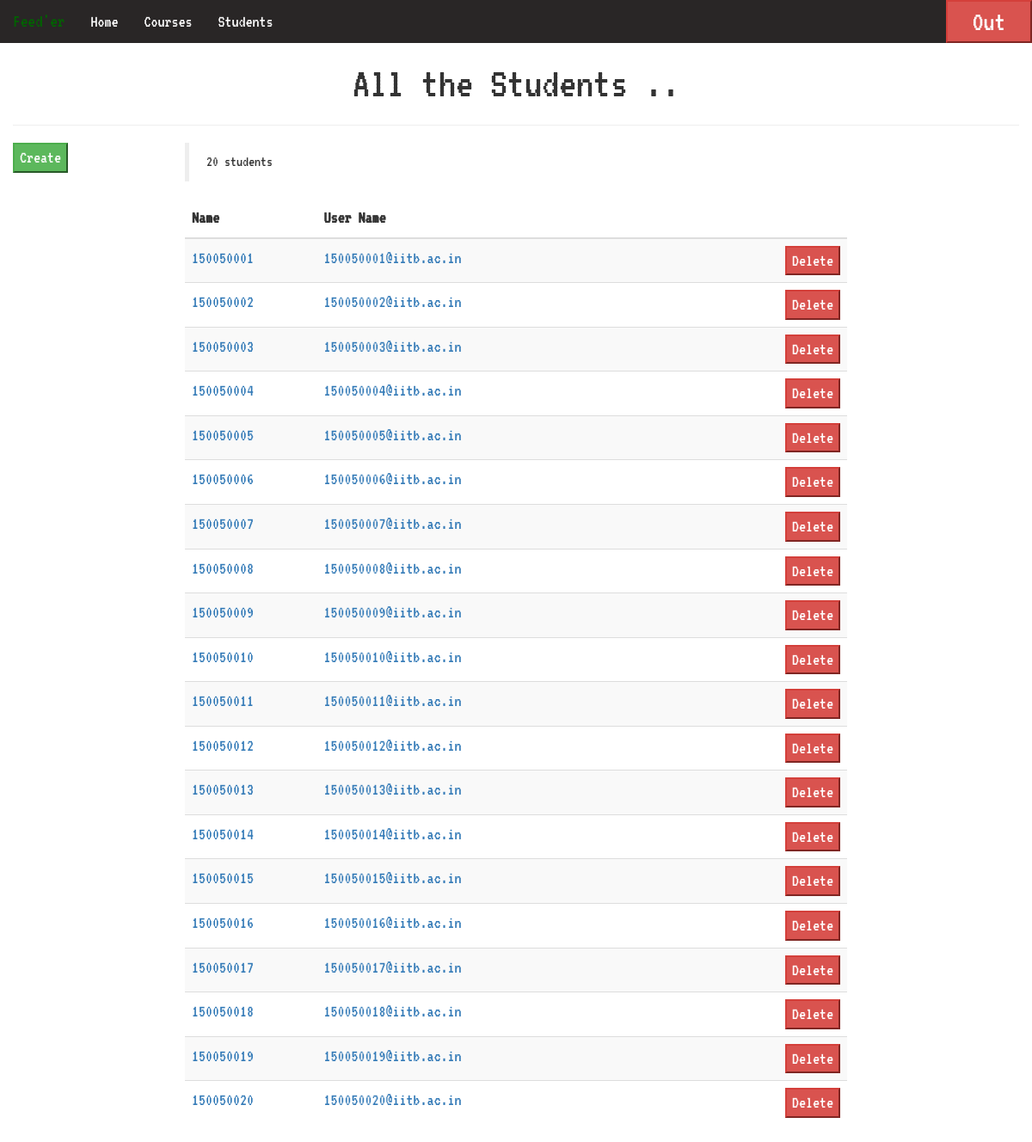
The app's page /special_admin/students/ (signed in) with its own data.
### special_admin/models.py (models this page shows, shortened)
class Student(models.Model):
    name = models.CharField(max_length=50)
    user_name = models.EmailField(max_length=30)
    password = models.CharField(max_length=20)
    courses = models.ManyToManyField('Course')

### special_admin/views.py (the view)
def students(request):
    if request.method == 'POST':
        if 'delete' in request.POST:
            delete_student = get_object_or_404(Student, pk=request.POST['delete'])
            delete_student.delete()
            all_students = Student.objects.all()
            return render(request, 'special_admin/student_crud/students.html', {'all_students': all_students})
    elif request.method == 'GET':
        if request.session.get(sk.special_admin_logged, False):
            all_students = Student.objects.all()
            return render(request, 'special_admin/student_crud/students.html', {'all_students': all_students})
        else:
            return render(request, 'special_admin/login.html')

### special_admin/templates/special_admin/student_crud/students.html (shortened to what this page needs)
{% extends 'special_admin/base.html' %}
{% block body %}
    <div class="container-fluid">
        <h1 style="text-align: center;margin: 0;font-size: 50px">All the Students ..</h1>
        <hr>
        <div class="row">
            <div class="col-xs-2">
                <a href="{% url 'special_admin:new_student' %}">
                    <button class="btn-success">Create</button>
                </a>
            </div>
            <div class="col-xs-8">
                <blockquote>{{ all_students|length }} students </blockquote>
                <table class="table table-hover table-striped" style="overflow: scroll">
                    <colgroup>
                        <col span="1" style="width: 20%;">
                        <col span="1" style="width: 70%;">
                        <col span="1" style="width: 10%;">
                    </colgroup>
                    <thead>
                    <tr>
                        <th>Name</th>
                        <th>User Name</th>
                        <th></th>
                    </tr>
                    </thead>
                    <tbody>
                    {% for student in all_students %}
                        <tr>
                            <td>
                                <a href="{% url 'special_admin:old_student' student.pk %}">
                                    {{ student.name }}
                                </a>
                            </td>
                            <td>
                                <a href="{% url 'special_admin:old_student' student.pk %}">
                                    {{ student.user_name }}
                                </a>
                            </td>
                            <td>
                                <form action="{% url 'special_admin:students' %}" method="post">
                                    <input type="submit" value="Delete" class="btn-danger">
                                </form>
                            </td>
                        </tr>
                    {% endfor %}
                    </tbody>
                </table>
            </div>
        </div>
    </div>
{% endblock %}

### special_admin/templates/special_admin/base.html (shortened to what this page needs)
<!DOCTYPE html>
<html lang="en">
<head>
    {% load staticfiles %}
    <link rel="stylesheet" href="https://maxcdn.bootstrapcdn.com/bootstrap/3.3.7/css/bootstrap.min.css">
</head>
<body>
{% block navbar %}
    <nav class="navbar" style="border:0;border-radius:0;">
        <div class="container-fluid">
            <div class="navbar-header">
                <a class="navbar-brand" href="{% url 'home:home' %}"><big>Feed'er</big></a>
            </div>
            <ul class="nav navbar-nav">
                <li><a href="{% url 'special_admin:home' %}">Home</a></li>
                <li><a href="{% url 'special_admin:courses' %}">Courses</a></li>
                <li><a href="{% url 'special_admin:students' %}">Students</a></li>
            </ul>
            <ul class="nav navbar-nav navbar-right">
                <form action="{% url 'special_admin:home' %}" method="post">
                    <button type="submit" class="btn-danger" style="width: 100px;height: 50px;font-size: xx-large">Out
                    </button>
                </form>
            </ul>
        </div>
    </nav>
{% endblock %}
{% block body %}
{% endblock %}
</body>
</html>

### special_admin/templates/special_admin/base.html (style rules this page uses)
body { font-family: 'VT323', monospace; font-size: 20px; background-size: cover; background-image: url("http://wallpapercave.com/wp/4SSFz3R.png"); }
.navbar { background-color: rgba(4, 0, 0, 0.85); }
.navbar a { color: #ffffff; }

### records on screen
Student: name "150050001", user_name "150050001@iitb.ac.in"
Student: name "150050002", user_name "150050002@iitb.ac.in"
Student: name "150050003", user_name "150050003@iitb.ac.in"
Student: name "150050004", user_name "150050004@iitb.ac.in"
Student: name "150050005", user_name "150050005@iitb.ac.in"
Student: name "150050006", user_name "150050006@iitb.ac.in"
Student: name "150050007", user_name "150050007@iitb.ac.in"
Student: name "150050008", user_name "150050008@iitb.ac.in"
Student: name "150050009", user_name "150050009@iitb.ac.in"
Student: name "150050010", user_name "150050010@iitb.ac.in"
Student: name "150050011", user_name "150050011@iitb.ac.in"
Student: name "150050012", user_name "150050012@iitb.ac.in"
Student: name "150050013", user_name "150050013@iitb.ac.in"
Student: name "150050014", user_name "150050014@iitb.ac.in"
Student: name "150050015", user_name "150050015@iitb.ac.in"
Student: name "150050016", user_name "150050016@iitb.ac.in"
Student: name "150050017", user_name "150050017@iitb.ac.in"
Student: name "150050018", user_name "150050018@iitb.ac.in"
Student: name "150050019", user_name "150050019@iitb.ac.in"
Student: name "150050020", user_name "150050020@iitb.ac.in"

### other values on screen
{{ all_students|length }} "20"
